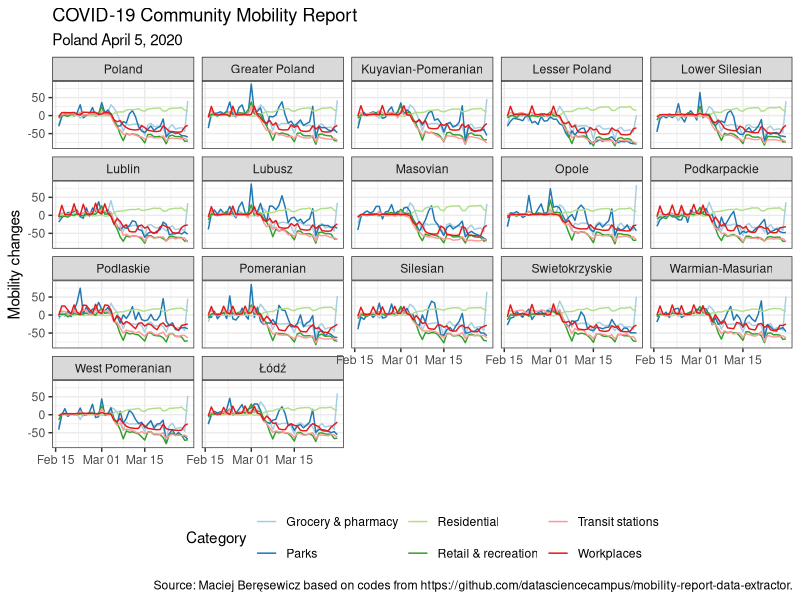

The R script that drew this image:
library(tidyverse)

df <- read_csv("2020-04-05_PL_Mobility_Report_en.csv")
    df %>%
      mutate(plot_name = ifelse(plot_name == "Workplace", "Workplaces", plot_name),
             region = str_replace(region, "  April 5, 2020| Voivodeship", ""),
             region = factor(region, c("Poland", "Greater Poland", "Kuyavian-Pomeranian", "Lesser Poland", "Lower Silesian",
                                   "Lublin", "Lubusz", "Masovian", "Opole", "Podkarpackie", "Podlaskie", "Pomeranian",
                                   "Silesian", "Swietokrzyskie", "Warmian-Masurian", "West Pomeranian", "Łódź"),
                             c("Poland", "Greater Poland", "Kuyavian-Pomeranian", "Lesser Poland", "Lower Silesian",
                                   "Lublin", "Lubusz", "Masovian", "Opole", "Podkarpackie", "Podlaskie", "Pomeranian",
                                   "Silesian", "Swietokrzyskie", "Warmian-Masurian", "West Pomeranian", "Łódź"))) -> df 
    
    ggplot(data = df, aes(x = date, y = value, color = factor(plot_name), group = factor(plot_name))) +
    geom_line() +
    facet_wrap(~ region) +
    scale_color_brewer(name = "Category", palette = "Paired") + 
    theme_bw() + 
    labs(x = "", y = "Mobility changes", 
          title = "COVID-19 Community Mobility Report", 
          subtitle = "Poland April 5, 2020", 
          caption = "Source: Maciej Beręsewicz based on codes from https://github.com/datasciencecampus/mobility-report-data-extractor.") +
    theme(legend.position = "bottom") -> p
